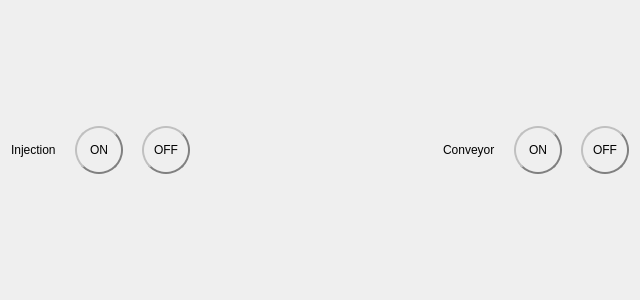
<?xml version="1.0" encoding="UTF-8"?>
<ui version="4.0">
 <class>HCManualOtherIOFrame</class>
 <widget class="QWidget" name="HCManualOtherIOFrame">
  <property name="geometry">
   <rect>
    <x>0</x>
    <y>0</y>
    <width>640</width>
    <height>300</height>
   </rect>
  </property>
  <property name="windowTitle">
   <string>Form</string>
  </property>
  <layout class="QHBoxLayout" name="horizontalLayout">
   <item>
    <widget class="QLabel" name="label">
     <property name="text">
      <string>Injection</string>
     </property>
    </widget>
   </item>
   <item>
    <widget class="QLabel" name="injectionStatusLabel">
     <property name="sizePolicy">
      <sizepolicy hsizetype="Fixed" vsizetype="Fixed">
       <horstretch>0</horstretch>
       <verstretch>0</verstretch>
      </sizepolicy>
     </property>
     <property name="text">
      <string/>
     </property>
     <property name="pixmap">
      <pixmap resource="../custom_widgets/iciomonitor/iciomonitor.qrc">:/resource/ledgray(16).png</pixmap>
     </property>
    </widget>
   </item>
   <item>
    <widget class="QToolButton" name="onInjectionButton">
     <property name="sizePolicy">
      <sizepolicy hsizetype="Preferred" vsizetype="Preferred">
       <horstretch>0</horstretch>
       <verstretch>0</verstretch>
      </sizepolicy>
     </property>
     <property name="minimumSize">
      <size>
       <width>48</width>
       <height>48</height>
      </size>
     </property>
     <property name="maximumSize">
      <size>
       <width>48</width>
       <height>48</height>
      </size>
     </property>
     <property name="styleSheet">
      <string notr="true">border-style: outset;
border-width: 2px;
border-radius: 24px;
border-color: gray;</string>
     </property>
     <property name="text">
      <string>ON</string>
     </property>
    </widget>
   </item>
   <item>
    <widget class="QLabel" name="injectionLabel">
     <property name="sizePolicy">
      <sizepolicy hsizetype="Fixed" vsizetype="Fixed">
       <horstretch>0</horstretch>
       <verstretch>0</verstretch>
      </sizepolicy>
     </property>
     <property name="text">
      <string/>
     </property>
    </widget>
   </item>
   <item>
    <widget class="QToolButton" name="offInjectionButton">
     <property name="sizePolicy">
      <sizepolicy hsizetype="Preferred" vsizetype="Preferred">
       <horstretch>0</horstretch>
       <verstretch>0</verstretch>
      </sizepolicy>
     </property>
     <property name="minimumSize">
      <size>
       <width>48</width>
       <height>48</height>
      </size>
     </property>
     <property name="maximumSize">
      <size>
       <width>48</width>
       <height>48</height>
      </size>
     </property>
     <property name="styleSheet">
      <string notr="true">border-style: outset;
border-width: 2px;
border-radius: 24px;
border-color: gray;</string>
     </property>
     <property name="text">
      <string>OFF</string>
     </property>
    </widget>
   </item>
   <item>
    <spacer name="horizontalSpacer">
     <property name="orientation">
      <enum>Qt::Horizontal</enum>
     </property>
     <property name="sizeHint" stdset="0">
      <size>
       <width>186</width>
       <height>20</height>
      </size>
     </property>
    </spacer>
   </item>
   <item>
    <widget class="QLabel" name="label_3">
     <property name="text">
      <string>Conveyor</string>
     </property>
    </widget>
   </item>
   <item>
    <widget class="QLabel" name="conveyorStatusLabel">
     <property name="sizePolicy">
      <sizepolicy hsizetype="Fixed" vsizetype="Fixed">
       <horstretch>0</horstretch>
       <verstretch>0</verstretch>
      </sizepolicy>
     </property>
     <property name="text">
      <string/>
     </property>
     <property name="pixmap">
      <pixmap resource="../custom_widgets/iciomonitor/iciomonitor.qrc">:/resource/ledgray(16).png</pixmap>
     </property>
    </widget>
   </item>
   <item>
    <widget class="QToolButton" name="conveyorOnButton">
     <property name="sizePolicy">
      <sizepolicy hsizetype="Preferred" vsizetype="Preferred">
       <horstretch>0</horstretch>
       <verstretch>0</verstretch>
      </sizepolicy>
     </property>
     <property name="minimumSize">
      <size>
       <width>48</width>
       <height>48</height>
      </size>
     </property>
     <property name="maximumSize">
      <size>
       <width>48</width>
       <height>48</height>
      </size>
     </property>
     <property name="styleSheet">
      <string notr="true">border-style: outset;
border-width: 2px;
border-radius: 24px;
border-color: gray;</string>
     </property>
     <property name="text">
      <string>ON</string>
     </property>
    </widget>
   </item>
   <item>
    <widget class="QLabel" name="conveyorLabel">
     <property name="sizePolicy">
      <sizepolicy hsizetype="Fixed" vsizetype="Fixed">
       <horstretch>0</horstretch>
       <verstretch>0</verstretch>
      </sizepolicy>
     </property>
     <property name="text">
      <string/>
     </property>
    </widget>
   </item>
   <item>
    <widget class="QToolButton" name="conveyorOFFButton">
     <property name="sizePolicy">
      <sizepolicy hsizetype="Preferred" vsizetype="Preferred">
       <horstretch>0</horstretch>
       <verstretch>0</verstretch>
      </sizepolicy>
     </property>
     <property name="minimumSize">
      <size>
       <width>48</width>
       <height>48</height>
      </size>
     </property>
     <property name="maximumSize">
      <size>
       <width>48</width>
       <height>48</height>
      </size>
     </property>
     <property name="styleSheet">
      <string notr="true">border-style: outset;
border-width: 2px;
border-radius: 24px;
border-color: gray;</string>
     </property>
     <property name="text">
      <string>OFF</string>
     </property>
    </widget>
   </item>
  </layout>
 </widget>
 <resources>
  <include location="../custom_widgets/iciomonitor/iciomonitor.qrc"/>
 </resources>
 <connections/>
</ui>
